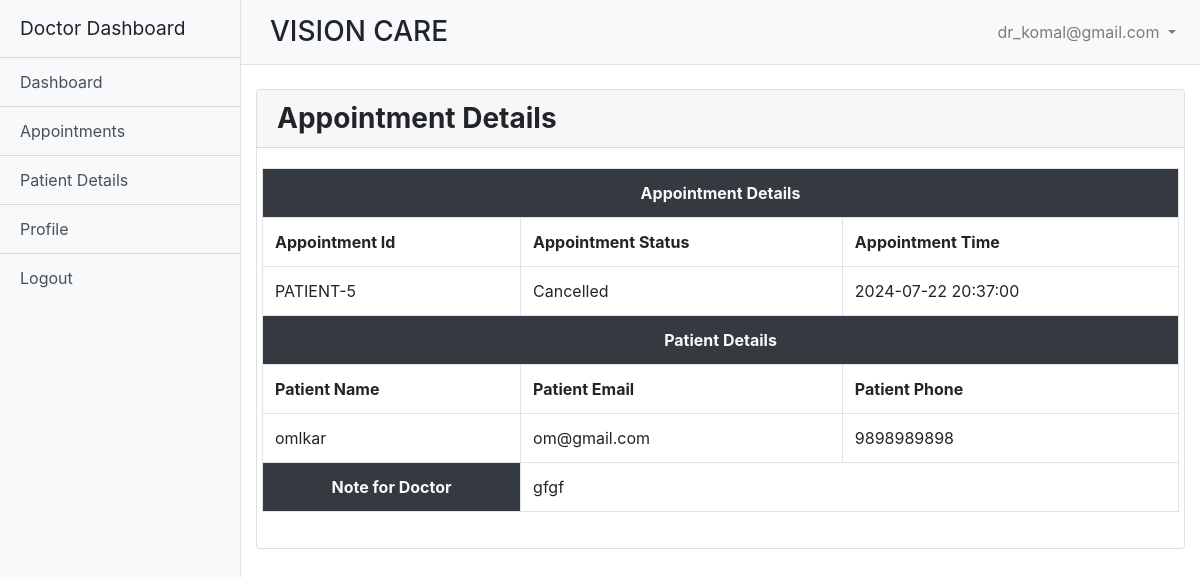
The app's page /doctor/viewAppointmentDetails.php?appoitment_id=5 (signed in) with its own data.
### tables this page shows
CREATE TABLE `user` (
  `user_id` int(11) NOT NULL,
  `user_email` varchar(200) NOT NULL,
  `user_password` varchar(200) NOT NULL,
  `pass_change_status` tinyint(1) NOT NULL DEFAULT 0,
  `user_type` enum('Doctor','Patient','Admin','') NOT NULL,
  `user_name` varchar(300) DEFAULT NULL,
  `phone` varchar(13) DEFAULT NULL,
  `address` varchar(300) DEFAULT NULL,
  `photo` text DEFAULT NULL,
  `user_status` tinyint(1) NOT NULL DEFAULT 1,
  `created_at` timestamp NOT NULL DEFAULT current_timestamp(),
  `updated_at` timestamp NOT NULL DEFAULT current_timestamp()
);

CREATE TABLE `appoitments` (
  `appoitment_id` int(11) NOT NULL,
  `fk_patient_id` int(11) NOT NULL,
  `fk_doctor_id` int(11) NOT NULL,
  `fk_clinic_id` int(11) DEFAULT NULL,
  `appoitment_time` datetime NOT NULL,
  `appoitment_status` enum('Scheduled','completed','Cancelled','Accepted') NOT NULL DEFAULT 'Scheduled',
  `message` varchar(300) DEFAULT NULL,
  `created_at` timestamp NOT NULL DEFAULT current_timestamp(),
  `updated_at` timestamp NOT NULL DEFAULT current_timestamp()
);

### doctor/viewAppointmentDetails.php (the view, shortened to what this page needs)
<?php
    include "./left_nav.php";
?>
<?php
    if(isset($_GET['appoitment_id'])){
        $appoitment_id = $_GET['appoitment_id'];
        $qry = "SELECT * from user u,appoitments ap
                WHERE ap.appoitment_id ='$appoitment_id'
                and u.user_type='Patient' ";
        $exc= mysqli_query($con,$qry);
        while($row = mysqli_fetch_array($exc)){
            $appoitment_id =$row['appoitment_id'];
            $appoitment_time=$row['appoitment_time'];
            $appoitment_status=$row['appoitment_status'];
            $message=$row['message'];
            $user_email=$row['user_email'];
            $user_name=$row['user_name'];
            $phone=$row['phone'];
        }
    }
?>
    <div class="col-12 ">
                <div class="row">
                    <div class="col-12">
                        <div class="card">
                            <div class="card-header h3">Appointment Details</div>
                            <div class="card-body">
                                <div class="row ">
                                <table id="example" class="display table table-bordered col-12  border border-info" >
                                    <tr>
                                        <th colspan="3" class="bg-dark text-light text-center">Appointment Details</th>
                                    </tr>
                                    <tr>
                                        <th class=""> Appointment Id</th>
                                        <th>Appointment Status</th>
                                        <th>Appointment Time</th>
                                    </tr>
                                    <tr>
                                        <td>PATIENT-<?php echo  $appoitment_id ?></td>
                                        <td><?php echo  $appoitment_status ?></td>
                                        <td><?php echo  $appoitment_time ?></td>
                                    </tr>
                                    <tr>
                                        <th colspan="3" class="bg-dark text-light text-center">Patient Details</th>
                                    </tr>
                                    <tr>
                                        <th>Patient Name</th>
                                        <th>Patient Email</th>
                                        <th>Patient Phone</th>
                                    </tr>
                                    <tr>
                                        <td><?php echo  $user_name ?></td>
                                        <td><?php echo  $user_email ?></td>
                                        <td><?php echo  $phone ?></td>
                                    </tr>
                                    <tr colspan="">
                                        <th colspan="1" class="text-center bg-dark text-light"> Note for Doctor</th>
                                        <td colspan="2"> <?php echo  $message ?></td>
                                    </tr>
                                </table>
                                </div>
                            </div>
                        </div>
                        <br>
                    </div>
                </div>
    </div>
<?php
    include "./footer.php";
?>

### doctor/left_nav.php (shortened to what this page needs)
<?php include '../dbconn.php' ?>
<?php
    $dr_email = $_SESSION['email'];
    $dct_qry = "select * from user where user_email = '$dr_email'";
    $dr_exc = mysqli_query($con,$dct_qry);
    while($row = mysqli_fetch_array($dr_exc))
    {
        $dr_email = $row['user_email'];
    }
?>
<!DOCTYPE html>
<html lang="en">
<head>
    <link rel="stylesheet" href="https://cdn.datatables.net/1.12.1/css/jquery.dataTables.min.css">
    <link rel="stylesheet" href="https://code.jquery.com/jquery-3.5.1.js">
    <link rel="stylesheet" href="https://cdn.datatables.net/1.12.1/js/jquery.dataTables.min.js">
    <link rel="stylesheet" type="text/css" href="https://cdn.datatables.net/v/bs4/dt-1.12.1/datatables.min.css"/>
    <link href="css/bootstrap.min.css" rel="stylesheet">
    <link href="css/style.css" rel="stylesheet">
</head>
<body>
<div class="d-flex" id="wrapper">
<div class="bg-light border-right" id="sidebar-wrapper">
    <div class="sidebar-heading">Doctor Dashboard </div>
    <div class="list-group list-group-flush">
        <a href="dashboard.php" class="list-group-item list-group-item-action bg-light">Dashboard</a>
        <a href="viewAllAppointment.php" class="list-group-item list-group-item-action bg-light">Appointments</a>
        <a href="viewPatient.php" class="list-group-item list-group-item-action bg-light">Patient Details</a>
        <a href="./profile.php" class="list-group-item list-group-item-action bg-light">Profile</a>
        <a href="./logout.php" class="list-group-item list-group-item-action bg-light">Logout</a>
    </div>
</div>
<div id="page-content-wrapper">
    <nav class="navbar navbar-expand-lg navbar-light bg-light border-bottom">
        <button class="btn " id="menu-toggle"><span class="h3">VISION CARE</span></button>
        <div class="collapse navbar-collapse" id="navbarSupportedContent">
            <ul class="navbar-nav ml-auto mt-2 mt-lg-0">
                <li class="nav-item dropdown">
                    <a class="nav-link dropdown-toggle" href="#" id="navbarDropdown" role="button"
                        data-toggle="dropdown" aria-haspopup="true" aria-expanded="false">
                        <?php echo $dr_email ?>
                    </a>
                </li>
            </ul>
        </div>
    </nav>
    <br>

### doctor/css/style.css (style rules this page uses)
#wrapper { overflow-x: hidden; }
#sidebar-wrapper { min-height: 100vh; margin-left: -15rem; -webkit-transition: margin .25s ease-out; -moz-transition: margin .25s ease-out; -o-transition: margin .25s ease-out; transition: margin .25s ease-out; }
#sidebar-wrapper .sidebar-heading { padding: 0.875rem 1.25rem; font-size: 1.2rem; }
#sidebar-wrapper .list-group { width: 15rem; }
#page-content-wrapper { min-width: 100vw; }
@media (min-width: 768px) { #sidebar-wrapper { margin-left: 0; } }
@media (min-width: 768px) { #page-content-wrapper { min-width: 0; width: 100%; } }
.card-header { font-weight: bold; }

### records on screen
user: user_email "dr_komal@gmail.com"
appoitments: appoitment_id "5", appoitment_status "Cancelled", appoitment_time "2024-07-22 20:37:00", fk_patient.user_name "omlkar", fk_patient.user_email "om@gmail.com", fk_patient.phone "9898989898", message "gfgf"
